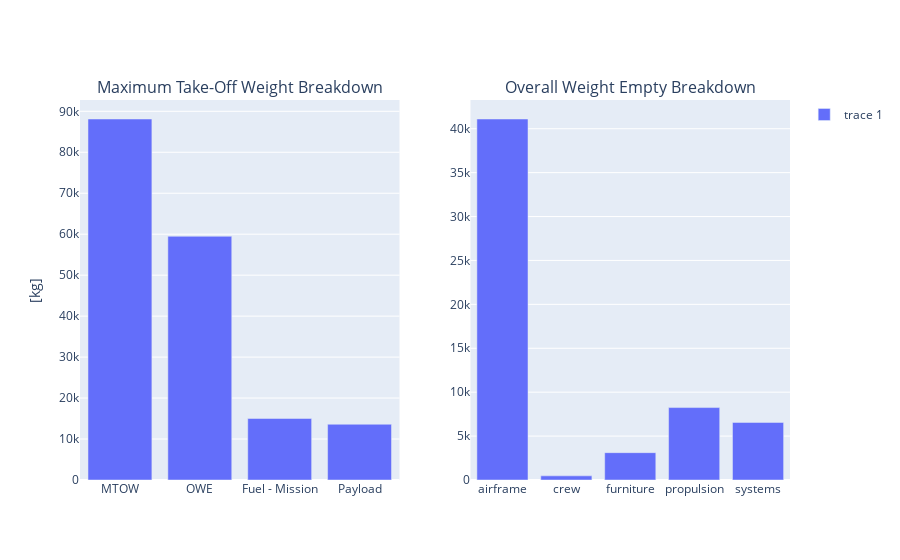
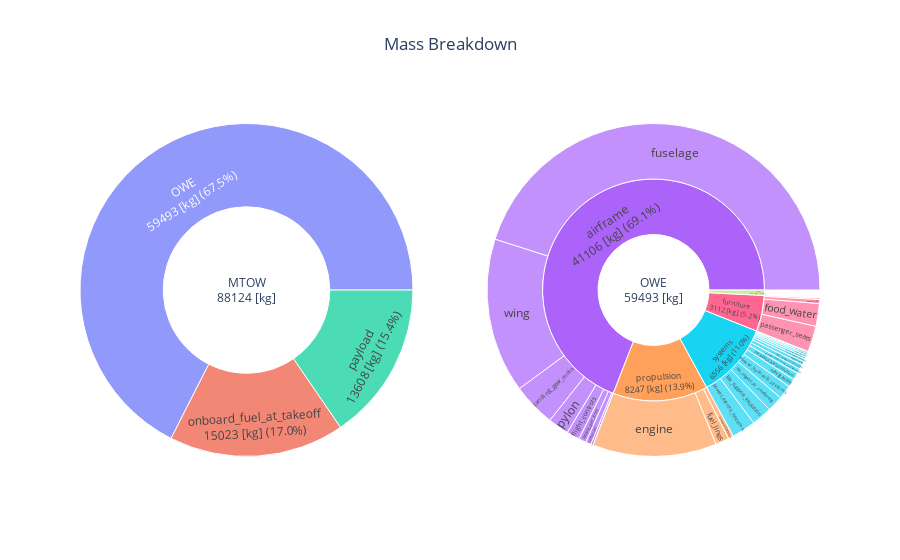

Write notebook code for charts like these, in order.
### Markdown cell above
##### D. Mass breakdown plot

### Code cell
print('-------------------------------------------------------------')
print('BWB CONFIGURATION')
print('-------------------------------------------------------------')
fig = oad.mass_breakdown_bar_plot(pth.join(simDirS, "problem_outputs_BWB_sweep25.xml"))
fig.show()

fig = oad.mass_breakdown_sun_plot(pth.join(simDirS, "problem_outputs_BWB_sweep25.xml"))
fig.show()

### Figure 1 — Plotly figure (JSON) as saved in the notebook; plotly's stock layout.template omitted (floating-point values rounded to 4 significant figures)
{"data": [{"marker": {"color": "#636EFA"}, "name": "", "showlegend": false, "type": "bar", "x": ["MTOW", "OWE", "Fuel - Mission", "Payload"], "xaxis": "x", "y": [88120.0, 59490.0, 15020.0, 13608], "yaxis": "y"}, {"marker": {"color": "#636EFA"}, "type": "bar", "x": ["airframe", "crew", "furniture", "propulsion", "systems"], "xaxis": "x2", "y": [41110.0, 470, 3112.0, 8248.0, 6556.0], "yaxis": "y2"}], "layout": {"annotations": [{"font": {"size": 16}, "showarrow": false, "text": "Maximum Take-Off Weight Breakdown", "x": 0.225, "xanchor": "center", "xref": "paper", "y": 1, "yanchor": "bottom", "yref": "paper"}, {"font": {"size": 16}, "showarrow": false, "text": "Overall Weight Empty Breakdown", "x": 0.775, "xanchor": "center", "xref": "paper", "y": 1, "yanchor": "bottom", "yref": "paper"}], "xaxis": {"anchor": "y", "domain": [0, 0.45]}, "xaxis2": {"anchor": "y2", "domain": [0.55, 1]}, "yaxis": {"anchor": "x", "domain": [0, 1], "title": {"text": "[kg]"}}, "yaxis2": {"anchor": "x2", "domain": [0, 1]}}}

### Figure 2 — Plotly figure (JSON) as saved in the notebook; plotly's stock layout.template omitted (floating-point values rounded to 4 significant figures)
{"data": [{"branchvalues": "total", "domain": {"x": [0, 0.45], "y": [0, 1]}, "labels": ["MTOW<br>88124 [kg]", "payload<br>13608 [kg] (15.4%)", "onboard_fuel_at_takeoff<br>15023 [kg] (17.0%)", "OWE<br>59493 [kg] (67.5%)"], "parents": ["", "MTOW<br>88124 [kg]", "MTOW<br>88124 [kg]", "MTOW<br>88124 [kg]"], "type": "sunburst", "values": [88120.0, 13608, 15020.0, 59490.0]}, {"branchvalues": "total", "domain": {"x": [0.55, 1], "y": [0, 1]}, "labels": ["OWE<br>59493 [kg]", "airframe<br>41106 [kg] (69.1%)", "crew<br>470 [kg] (0.8%)", "furniture<br>3112 [kg] (5.2%)", "propulsion<br>8247 [kg] (13.9%)", "systems<br>6556 [kg] (11.0%)", "flight_controls", "fuselage", "horizontal_tail", "paint", "pylon", "vertical_tail", "wing", "landing_gear_front", "landing_gear_main", "food_water", "passenger_seats", "security_kit", "toilets", "engine", "fuel_lines", "unconsumables", "flight_kit", "navigation", "transmission", "life_support_air_conditioning", "life_support_cabin_lighting", "life_support_de-icing", "life_support_insulation", "life_support_oxygen", "life_support_safety_equipment", "life_support_seats_crew_accommodation", "operational_cargo_hold", "operational_radar", "power_auxiliary_power_unit", "power_electric_systems", "power_hydraulic_systems"], "parents": ["", "OWE<br>59493 [kg]", "OWE<br>59493 [kg]", "OWE<br>59493 [kg]", "OWE<br>59493 [kg]", "OWE<br>59493 [kg]", "airframe<br>41106 [kg] (69.1%)", "airframe<br>41106 [kg] (69.1%)", "airframe<br>41106 [kg] (69.1%)", "airframe<br>41106 [kg] (69.1%)", "airframe<br>41106 [kg] (69.1%)", "airframe<br>41106 [kg] (69.1%)", "airframe<br>41106 [kg] (69.1%)", "airframe<br>41106 [kg] (69.1%)", "airframe<br>41106 [kg] (69.1%)", "furniture<br>3112 [kg] (5.2%)", "furniture<br>3112 [kg] (5.2%)", "furniture<br>3112 [kg] (5.2%)", "furniture<br>3112 [kg] (5.2%)", "propulsion<br>8247 [kg] (13.9%)", "propulsion<br>8247 [kg] (13.9%)", "propulsion<br>8247 [kg] (13.9%)", "systems<br>6556 [kg] (11.0%)", "systems<br>6556 [kg] (11.0%)", "systems<br>6556 [kg] (11.0%)", "systems<br>6556 [kg] (11.0%)", "systems<br>6556 [kg] (11.0%)", "systems<br>6556 [kg] (11.0%)", "systems<br>6556 [kg] (11.0%)", "systems<br>6556 [kg] (11.0%)", "systems<br>6556 [kg] (11.0%)", "systems<br>6556 [kg] (11.0%)", "systems<br>6556 [kg] (11.0%)", "systems<br>6556 [kg] (11.0%)", "systems<br>6556 [kg] (11.0%)", "systems<br>6556 [kg] (11.0%)", "systems<br>6556 [kg] (11.0%)"], "type": "sunburst", "values": [59490.0, 41110.0, 470, 3112.0, 8248.0, 6556.0, 755.5, 26810.0, 0, 130.0, 1212.0, 319.8, 8946.0, 430.3, 2504.0, 1312.0, 1500, 225, 75, 7161.0, 780.1, 306.4, 45, 474.7, 200, 920.3, 88.45, 155.8, 1175.0, 275, 416.6, 126, 113.0, 100, 279.1, 1388.0, 799.2]}], "layout": {"title": {"text": "Mass Breakdown", "x": 0.5}}}
